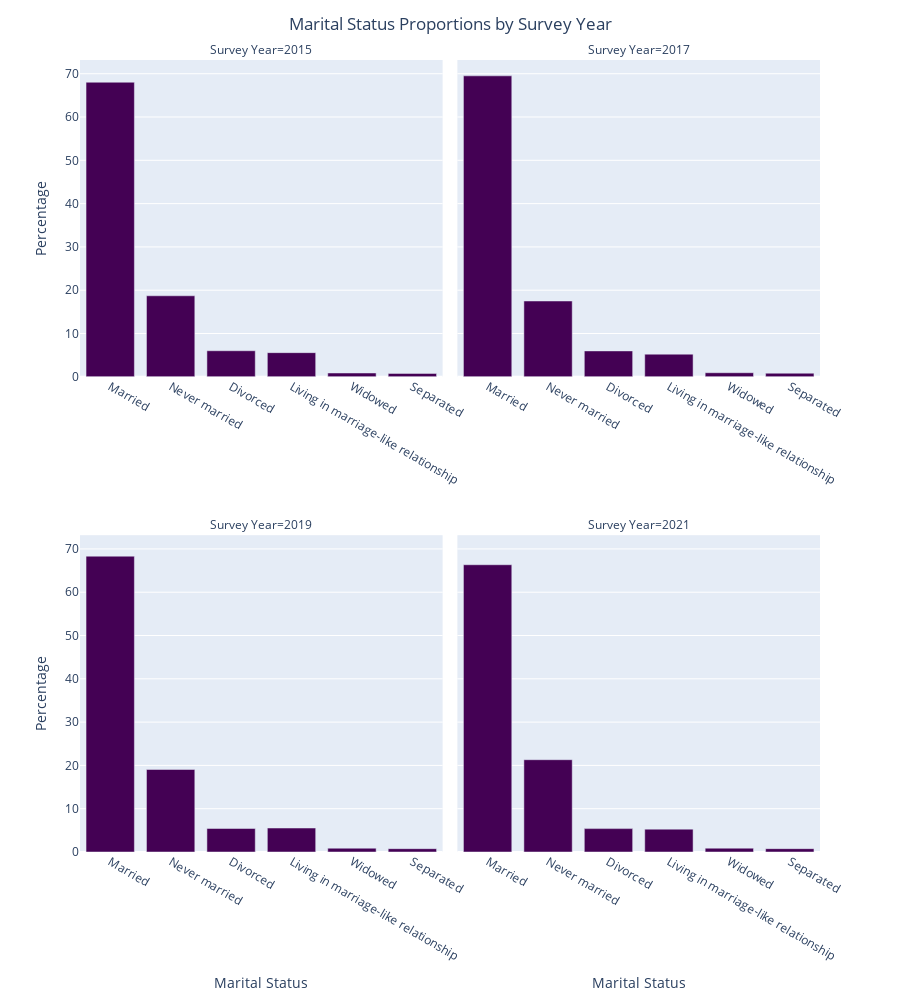

The cell this chart's notebook holds for it:
### Markdown cell above
For `marital_status`:

### Code cell
# Multiply normalized proportions by 100 for percentage
normalized_counts_marital = final_eda.groupby('survey_year')['marital_status'].value_counts(normalize=True).mul(100).round(3).rename('proportion').reset_index()

# Extract the year from the 'survey_year' column for plotting purposes (but keep original as datetime)
normalized_counts_marital['Survey Year'] = normalized_counts_marital['survey_year'].dt.year

# Create the interactive plot with a consistent color
fig_marital = px.bar(
    normalized_counts_marital, 
    x='marital_status', 
    y='proportion', 
    facet_col='Survey Year', 
    facet_col_wrap=2, 
    labels={'marital_status': 'Marital Status', 'proportion': 'Percentage'},
    title="Marital Status Proportions by Survey Year",
    color_discrete_sequence=["#440154"],  # Use the specific purple color here
    facet_row_spacing=0.2  # Increase space between facet rows (adjust this value as needed)

)

# Increase overall plot height and rotate x-axis labels
fig_marital.update_layout(
    height=1000,  # Further increase height for spacing
    margin=dict(t=60),  # Add top margin to avoid cutting off title
    title_x=0.5  # Center the title
)


# Show x-axis labels for all subplots
fig_marital.update_xaxes(showticklabels=True)

# Show the interactive plot
fig_marital.show()

### Figure 1 — Plotly figure (JSON) as saved in the notebook; plotly's stock layout.template omitted (floating-point values rounded to 4 significant figures)
{"data": [{"alignmentgroup": "True", "hovertemplate": "Survey Year=2015<br>Marital Status=%{x}<br>Percentage=%{y}<extra></extra>", "legendgroup": "", "marker": {"color": "#440154", "pattern": {"shape": ""}}, "name": "", "offsetgroup": "", "orientation": "v", "showlegend": false, "textposition": "auto", "type": "bar", "x": ["Married", "Never married", "Divorced", "Living in marriage-like relationship", "Widowed", "Separated"], "xaxis": "x3", "y": [68.03, 18.71, 6.019, 5.577, 0.88, 0.78], "yaxis": "y3"}, {"alignmentgroup": "True", "hovertemplate": "Survey Year=2017<br>Marital Status=%{x}<br>Percentage=%{y}<extra></extra>", "legendgroup": "", "marker": {"color": "#440154", "pattern": {"shape": ""}}, "name": "", "offsetgroup": "", "orientation": "v", "showlegend": false, "textposition": "auto", "type": "bar", "x": ["Married", "Never married", "Divorced", "Living in marriage-like relationship", "Widowed", "Separated"], "xaxis": "x4", "y": [69.51, 17.51, 5.978, 5.23, 0.943, 0.83], "yaxis": "y4"}, {"alignmentgroup": "True", "hovertemplate": "Survey Year=2019<br>Marital Status=%{x}<br>Percentage=%{y}<extra></extra>", "legendgroup": "", "marker": {"color": "#440154", "pattern": {"shape": ""}}, "name": "", "offsetgroup": "", "orientation": "v", "showlegend": false, "textposition": "auto", "type": "bar", "x": ["Married", "Never married", "Living in marriage-like relationship", "Divorced", "Widowed", "Separated"], "xaxis": "x", "y": [68.32, 19.06, 5.538, 5.435, 0.877, 0.766], "yaxis": "y"}, {"alignmentgroup": "True", "hovertemplate": "Survey Year=2021<br>Marital Status=%{x}<br>Percentage=%{y}<extra></extra>", "legendgroup": "", "marker": {"color": "#440154", "pattern": {"shape": ""}}, "name": "", "offsetgroup": "", "orientation": "v", "showlegend": false, "textposition": "auto", "type": "bar", "x": ["Married", "Never married", "Divorced", "Living in marriage-like relationship", "Widowed", "Separated"], "xaxis": "x2", "y": [66.35, 21.32, 5.402, 5.282, 0.885, 0.768], "yaxis": "y2"}], "layout": {"annotations": [{"font": {}, "showarrow": false, "text": "Survey Year=2019", "x": 0.245, "xanchor": "center", "xref": "paper", "y": 0.4, "yanchor": "bottom", "yref": "paper"}, {"font": {}, "showarrow": false, "text": "Survey Year=2021", "x": 0.755, "xanchor": "center", "xref": "paper", "y": 0.4, "yanchor": "bottom", "yref": "paper"}, {"font": {}, "showarrow": false, "text": "Survey Year=2015", "x": 0.245, "xanchor": "center", "xref": "paper", "y": 1, "yanchor": "bottom", "yref": "paper"}, {"font": {}, "showarrow": false, "text": "Survey Year=2017", "x": 0.755, "xanchor": "center", "xref": "paper", "y": 1, "yanchor": "bottom", "yref": "paper"}], "barmode": "relative", "height": 1000, "legend": {"tracegroupgap": 0}, "margin": {"t": 60}, "title": {"text": "Marital Status Proportions by Survey Year", "x": 0.5}, "xaxis": {"anchor": "y", "domain": [0, 0.49], "showticklabels": true, "title": {"text": "Marital Status"}}, "xaxis2": {"anchor": "y2", "domain": [0.51, 1], "matches": "x", "showticklabels": true, "title": {"text": "Marital Status"}}, "xaxis3": {"anchor": "y3", "domain": [0, 0.49], "matches": "x", "showticklabels": true}, "xaxis4": {"anchor": "y4", "domain": [0.51, 1], "matches": "x", "showticklabels": true}, "yaxis": {"anchor": "x", "domain": [0, 0.4], "title": {"text": "Percentage"}}, "yaxis2": {"anchor": "x2", "domain": [0, 0.4], "matches": "y", "showticklabels": false}, "yaxis3": {"anchor": "x3", "domain": [0.6, 1], "matches": "y", "title": {"text": "Percentage"}}, "yaxis4": {"anchor": "x4", "domain": [0.6, 1], "matches": "y", "showticklabels": false}}}
